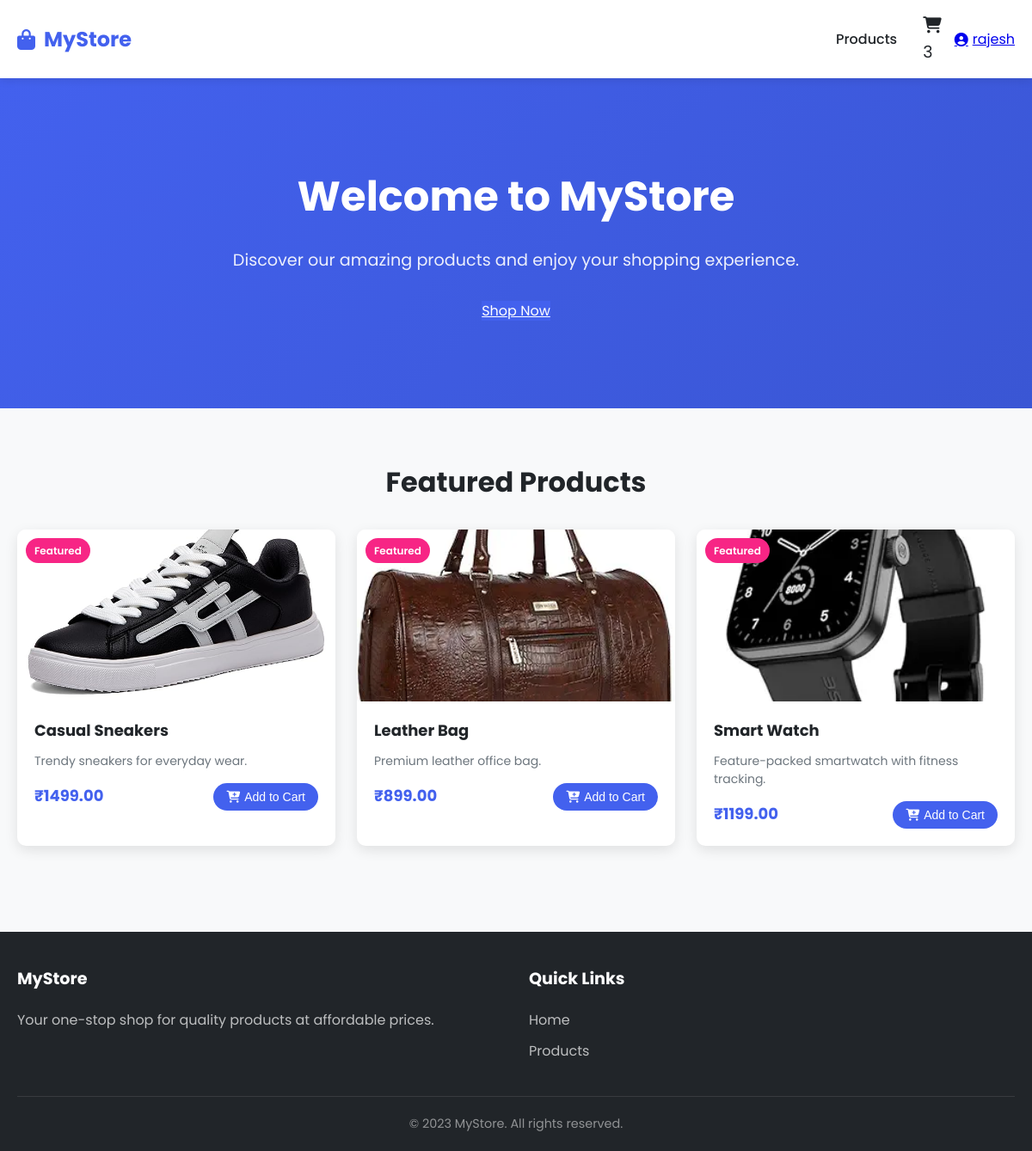
The page / (signed in) on the database its author committed.
### store/models.py (models this page shows, shortened)
class Product(models.Model):
    name = models.CharField(max_length=100)
    description = models.TextField()
    price = models.DecimalField(max_digits=10, decimal_places=2)
    image = models.ImageField(upload_to='products/', blank=True, null=True)
    category = models.CharField(max_length=100, blank=True, null=True)
    is_new = models.BooleanField(default=False)

### store/views.py (the view)
# urls.py: path('', views.home_view, name='home'),
@login_required(login_url='login')
def home_view(request):
    featured_products = Product.objects.filter(is_new=True)[:4]
    return render(request, 'store/home.html', {'featured_products': featured_products})

### store/views.py (called while the page is built)
def cart_count(request):
    if request.user.is_authenticated:
        return {'cart_count': Cart.objects.filter(user=request.user).count()}
    return {'cart_count': 0}

### store/templates/store/home.html (shortened to what this page needs)
{% extends 'store/base.html' %}
{% block body_class %}home-page{% endblock %}
{% block content %}
<div class="hero">
    <div class="hero-content">
        <h1>Welcome to MyStore</h1>
        <p>Discover our amazing products and enjoy your shopping experience.</p>
        <a href="{% url 'product_list' %}" class="btn-primary">Shop Now</a>
    </div>
</div>
<div class="container">
    <div class="featured-section">
        <h2>Featured Products</h2>
        <div class="products-grid">
            {% for product in featured_products %}
            <div class="product-card">
                <div class="product-image">
                    <img src="{{ product.image.url }}" alt="{{ product.name }}">
                    <div class="product-badge">Featured </div>
                </div>
                <div class="product-info">
                    <h3><a href="{% url 'product_detail' product.id %}">{{ product.name }}</a></h3>
                    <p class="product-description">{{ product.description|truncatechars:80 }}</p>
                    <div class="product-footer">
                        <span class="price">₹{{ product.price }}</span>
                        <form method="post" action="{% url 'add_to_cart' product.id %}">
                            <button type="submit" class="btn-add-to-cart">
                                <i class="fas fa-cart-plus"></i> Add to Cart
                            </button>
                        </form>
                    </div>
                </div>
            </div>
            {% endfor %}
        </div>
    </div>
</div>
{% endblock %}

### store/templates/store/base.html (shortened to what this page needs)
{% load static %}
<!DOCTYPE html>
<html lang="en">
<head>
    <link rel="stylesheet" href="https://cdnjs.cloudflare.com/ajax/libs/font-awesome/6.4.0/css/all.min.css">
    <link rel="stylesheet" href="{% static 'css/style.css' %}">
</head>
<body class="{% block body_class %}{% endblock %}">
    <header>
        <div class="container">
            <nav class="navbar">
                <div class="nav-brand">
                    <a href="{% url 'home' %}" class="logo">
                        <i class="fas fa-shopping-bag"></i> MyStore
                    </a>
                </div>
                <div class="nav-links-container">
                    <ul class="nav-links">
                        <li><a href="{% url 'product_list' %}">Products</a></li>
                    </ul>
                    <ul class="nav-actions">
                        <li>
                            <a href="{% url 'view_cart' %}" class="cart-icon">
                                <i class="fas fa-shopping-cart"></i>
                                <span id="cart-count" class="badge">{{ cart_count }}</span>
                            </a>
                        </li>
                        {% if request.user.is_authenticated %}
                            <li class="user-dropdown">
                                <a href="#"><i class="fas fa-user-circle"></i> {{ request.user.username }}</a>
                            </li>
                        {% else %}
                            <li><a href="{% url 'login' %}">Login</a></li>
                            <li><a href="{% url 'register' %}" class="btn btn-outline">Register</a></li>
                        {% endif %}
                    </ul>
                </div>
            </nav>
        </div>
    </header>
    <main>
        {% block content %}{% endblock %}
    </main>
    <footer>
        <div class="container">
            <div class="footer-grid">
                <div class="footer-col">
                    <h3>MyStore</h3>
                    <p>Your one-stop shop for quality products at affordable prices.</p>
                </div>
                <div class="footer-col">
                    <h3>Quick Links</h3>
                    <ul>
                        <li><a href="{% url 'home' %}">Home</a></li>
                        <li><a href="{% url 'product_list' %}">Products</a></li>
                    </ul>
                </div>
            </div>
            <div class="footer-bottom">
                <p>&copy; 2023 MyStore. All rights reserved.</p>
            </div>
        </div>
    </footer>
</body>
</html>

### rows shown on the page
Product: image (picture), name "Casual Sneakers", description "Trendy sneakers for everyday wear.", price "1499.00"
Product: image (picture), name "Leather Bag", description "Premium leather office bag.", price "899.00"
Product: image (picture), name "Smart Watch", description "Feature-packed smartwatch with fitness tracking.", price "1199.00"

### other values the page prints
{{ cart_count }} "3"
{{ request.user.username }} "rajesh"
